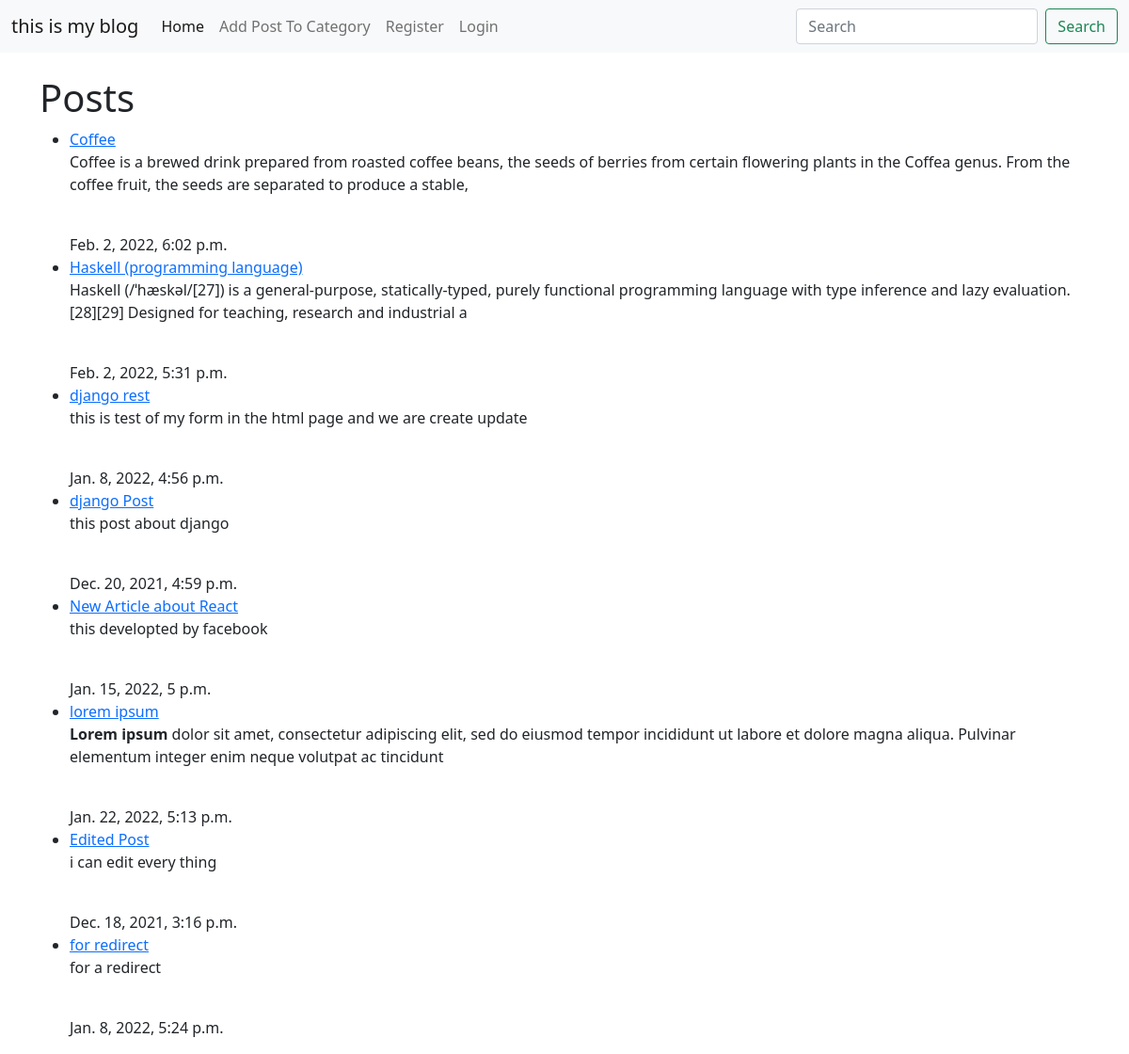
The page / on the database its author committed.
### book/models.py (models this page shows, shortened)
class post(models.Model) :
    author =models.ForeignKey(User, on_delete=models.CASCADE,related_name="blog_posts")
    slug =models.SlugField(max_length=250,unique_for_date="publish")
    publish =models.DateTimeField(default=timezone.now)
    title =models.CharField(max_length=250)
    title_tag = models.CharField(max_length=250, default="this is my blog")
    body = RichTextField(blank = True, null = True)
    created =models.DateTimeField(auto_now_add=True)
    upadated =models.DateTimeField(auto_now=True)
    category = models.CharField(max_length=255, default='coding')
    likes = models.ManyToManyField(User, related_name='blog_postd')

### book/views.py (the view)
# urls.py: path('',HomeView.as_view(), name="list"),
class HomeView(ListView):
    model = post
    template_name = 'list.html'
    ordering = ['-upadated']

### book/templates/list.html (shortened to what this page needs)
{% extends 'base.html' %}  {% block content %}
<h1>Posts</h1>
<ul>
  {% for post in object_list %}
  <li>
    <a href="{% url 'article-ditail' post.pk %}">{{ post.title }}</a>
    <p>{{ post.body|slice:":200"|safe }}</p>
    <br />
    {{ post.publish}}
  </li>
  {% endfor %}
</ul>
{% endblock %}

### book/templates/base.html (shortened to what this page needs)
<!DOCTYPE html>
<html lang="en">
  <head>
    <link
      href="https://cdn.jsdelivr.net/npm/bootstrap@5.1.3/dist/css/bootstrap.min.css"
      rel="stylesheet"
    />
    <link
      rel="stylesheet"
      href="https://cdn.jsdelivr.net/npm/bootstrap-icons@1.7.2/font/bootstrap-icons.css"
    />
  </head>
  <body>
    <nav class="navbar navbar-expand-lg navbar-light bg-light">
      <div class="container-fluid">
        <a class="navbar-brand" href="#">this is my blog</a>
        <div class="collapse navbar-collapse" id="navbarSupportedContent">
          <ul class="navbar-nav me-auto mb-2 mb-lg-0">
            <li class="nav-item">
              <a
                class="nav-link active"
                aria-current="page"
                href="{% url 'list' %}"
                >Home</a
              >
            </li>
            {% if cat_menu %}
            <li class="nav-item dropdown">
              <a
                class="nav-link dropdown-toggle"
                href="#"
                id="navbarDropdown"
                role="button"
                data-bs-toggle="dropdown"
                aria-expanded="false"
              >
                Category
              </a>
              <ul class="dropdown-menu" aria-labelledby="navbarDropdown">
                {% for item in cat_menu %}
                <li><a class="dropdown-item" href="{% url 'category' item %}">{{ item }}</a></li>
                {% endfor %}
              </ul>
            </li>
            {% else %}
              <li class="nav-item">
                <a class="nav-link" href="{% url 'add_post' %}">Add Post To Category</a>
              </li>
            {% endif %}
            {% if user.is_authenticated %}
            <li class="nav-item">
              <a class="nav-link" href="{% url 'add_post'%}">Add Post</a>
            </li>
            <li class="nav-item">
              <a class="nav-link" href="{% url 'add_category'%}"
                >Add Category</a
              >
            </li>
            <li class="nav-item">
              <a class="nav-link" href="{% url 'logout'%}">Logout</a>
            </li>
            {% else %}
            <li class="nav-item">
              <a class="nav-link" href="{% url 'register'%}">Register</a>
            </li>
            <li class="nav-item">
              <a class="nav-link" href="{% url 'login'%}">Login</a>
            </li>
            {% endif %}
          </ul>
          <form class="d-flex">
            <input
              class="form-control me-2"
              type="search"
              placeholder="Search"
              aria-label="Search"
            />
            <button class="btn btn-outline-success" type="submit">
              Search
            </button>
          </form>
        </div>
      </div>
    </nav>
    <br />
    <div class="container">{% block content %} {% endblock %}</div>
  </body>
</html>

### rows shown on the page
post: title "Coffee", body "Coffee is a brewed drink prepared from roasted coffee beans, the seeds of berries from certain flowering plants in the Coffea genus. From the coffee fruit, the seeds are separated to produce a stable,", publish "Feb. 2, 2022, 6:02 p.m."
post: title "Haskell (programming language)", body "Haskell (/ˈhæskəl/[27]) is a general-purpose, statically-typed, purely functional programming language with type inference and lazy evaluation.[28][29] Designed for teaching, research and industrial a", publish "Feb. 2, 2022, 5:31 p.m."
post: title "django rest", body "this is test of my form in the html page and we are create update", publish "Jan. 8, 2022, 4:56 p.m."
post: title "django Post", body "this post about django", publish "Dec. 20, 2021, 4:59 p.m."
post: title "New Article about React", body "this developted by facebook", publish "Jan. 15, 2022, 5 p.m."
post: title "lorem ipsum", body "Lorem ipsum dolor sit amet, consectetur adipiscing elit, sed do eiusmod tempor incididunt ut labore et dolore magna aliqua. Pulvinar elementum integer enim neque volutpat ac tincidunt", publish "Jan. 22, 2022, 5:13 p.m."
post: title "Edited Post", body "i can edit every thing", publish "Dec. 18, 2021, 3:16 p.m."
post: title "for redirect", body "for a redirect", publish "Jan. 8, 2022, 5:24 p.m."
